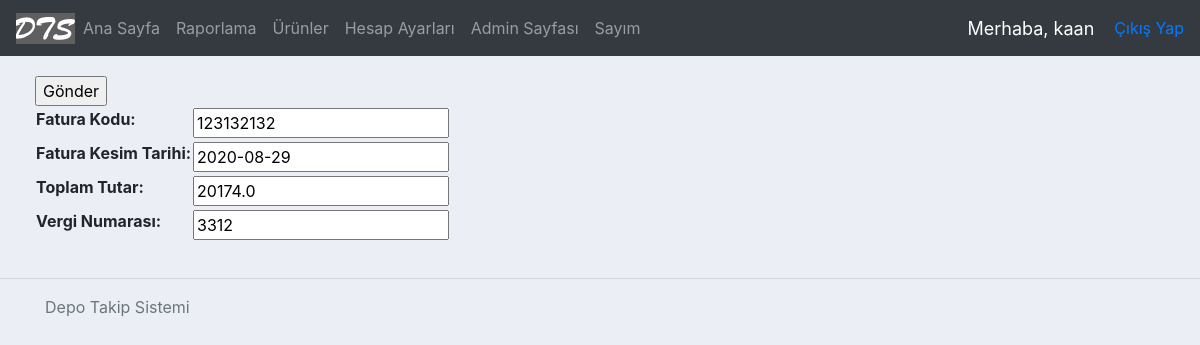
Page /updateInvoice/69 (signed in) on the committed database.
### accounts/models.py (models this page shows, shortened)
class Invoice(models.Model): #fatura
    invoiceCode = models.CharField( max_length = 200 )
    vendor = models.CharField( max_length=200, blank=True, null=True ) #faturayı kesen firma
    date = models.DateField( blank=True, null=True) #fatura kesim tarihi
    sum = models.FloatField( blank=True, null=True ) #tutar
    taxNo = models.CharField( max_length=200, blank=True, null=True ) #vergi numarası
    history = HistoricalRecords()

### accounts/decorators.py (the view)
        def wrapper_func(request, *args, **kwargs):
            group = None
            if request.user.groups.exists():
                group = request.user.groups.all()[0].name
            if group in allowed_roles:
                return view_func(request, *args, **kwargs)
            else:
                return HttpResponse('Bu işlemi yapmaya yetkiniz yok.')

### accounts/forms.py
class InvoiceForm(ModelForm):
    class Meta:
        model = Invoice
        fields = ['invoiceCode', 'date', 'sum', 'taxNo']
        labels = {
            'invoiceCode' : 'Fatura Kodu',
            'date' : 'Fatura Kesim Tarihi',
            'sum' : 'Toplam Tutar',
            'taxNo' : 'Vergi Numarası',
        }

### accounts/views.py (called while the page is built)
@login_required(login_url='login')
@allowed_users(allowed_roles=['admin'])
def updateInvoice(request, pk):
    invoice = Invoice.objects.get(id=pk)
    form = InvoiceForm(instance = invoice)
    if request.method == 'POST':
        form = InvoiceForm(request.POST, instance = invoice)
        if form.is_valid():
            form.save()
            return redirect('/')
    context = { 'form': form }
    return render(request, 'accounts/invoice-form.html', context)

### accounts/templates/accounts/invoice-form.html (shortened to what this page needs)
{% extends 'accounts/main.html' %}
{% load static %}
{% block content %}
<div class="row">
    <div class="col-md">
        <div class="car card-body">
            <table>
                <form action="" method="POST">
                    {{ form.as_table }}
                    <input type="submit" name="Submit" value="Gönder">
                </form>
            </table>
        </div>
    </div>
</div>
{% endblock %}

### accounts/templates/accounts/navbar.html (shortened to what this page needs)
{% load static %}
<nav class="navbar navbar-expand-lg navbar-dark bg-dark">
    <a href="/">
        <img class="logo" src="{% static 'images/dts.png' %}">
    </a>
    <div class="collapse navbar-collapse" id="navbarNav">
        <ul class="navbar-nav">
          <li class="nav-item ">
              <a class="nav-link" href="{% url 'home' %}">Ana Sayfa</a>
          </li>
          <li class="nav-item ">
              <a class="nav-link" href="/reportPage">Raporlama</a>
          </li>
          <li class="nav-item ">
              <a class="nav-link" href="/products">Ürünler</a>
          </li>
          {% if request.user.is_staff %}
          <li class="nav-item">
              <a class="nav-link" href="{% url 'account' %}">Hesap Ayarları</a>
          </li>
          {% endif %}
          <li class="nav-item">
              <a class="nav-link" href="/admin">Admin Sayfası</a>
          </li>
          <li class="nav-item">
              <a class="nav-link" href="/stocktakePage">Sayım</a>
          </li>
        </ul>
    </div>
    <span class="hello-msg">Merhaba, {{request.user}}</span>
    <span><a href="{% url 'logout' %}">Çıkış Yap</a></span>
</nav>

### static/css/main.css (style rules this page uses)
body { background-color: #ebeff5; }

### accounts/templates/accounts/navbar.html (style rules this page uses)
.hello-msg { font-size: 18px; color: #fff; margin-right: 20px; }

### rows in the picture
Invoice: invoiceCode "123132132", date "2020-08-29", sum "20174.0", taxNo "3312"

### other values in the picture
{{ request.user }} "kaan"
